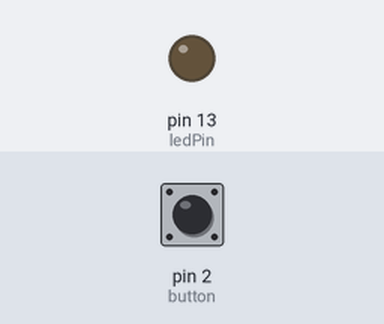
Bench run of a sketch on a simulated Arduino Uno, built with avr-gcc and run on an emulated ATmega328P. On the bench: output pins drawn as LEDs (lit = HIGH). The inputs (shaded band) are chosen by the test bench; at power-on: pin 2 (button) LOW.

Above: at 1.2 s.
1.3 s: pin 2 (button) pulled HIGH for 0.15 s
At 1.37 s:
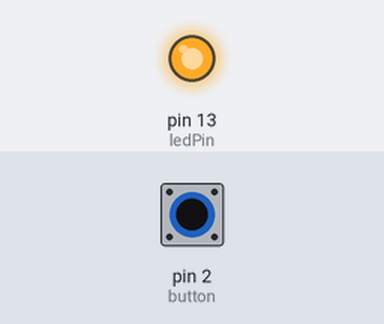
2.9 s: pin 2 (button) pulled HIGH for 3.2 s
At 6.5 s:
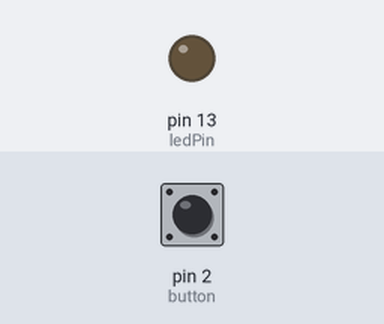
Timing chart, 0 to 8.0 s (numbered marks = the images above; inputs shaded):
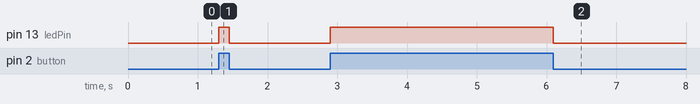

Measured:
- after the input at 1.3 s, pin 13 (ledPin): LOW → HIGH at once, → LOW 0.15 s later
- after the input at 2.9 s, pin 13 (ledPin): LOW → HIGH at once, → LOW 3.2 s later

The sketch:

Exp02.ino
```cpp
const int button = 2;
const int ledPin = 13;
void setup()
{
    pinMode(2, INPUT);
    pinMode(13, OUTPUT);
}
void loop()
{
    if (digitalRead(button) == 1)
    {
        digitalWrite(13, HIGH);
    }
    else
    {
        digitalWrite(13, LOW);
    }
}
```
